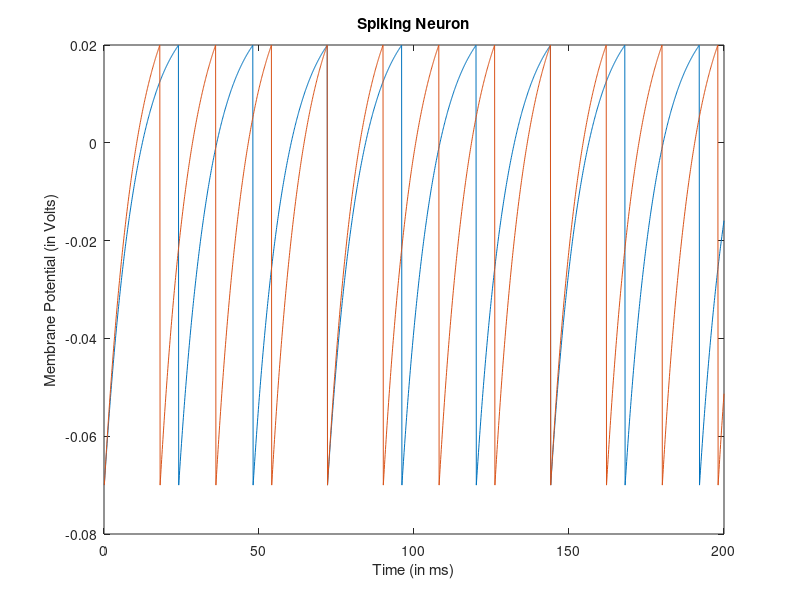

The MATLAB script that drew this image: (Note: this script raises an error after producing the figure.)
%some constants describing the model
gL = 30*10^-9 ;% mhos
EL = -70*10^-3 ;% Volts
C  = 300*10^-12 ;% Farad
VT = 20*10^-3 ;% Volts

% inputs
M = 200/0.1 ; % no. of columns (no. of delta_T time intervals that amount to T)  
N = 2 ; % no. of rows (no. of neurons) 
T = 0.2 ; % the time upto which the expt is performed
h = 0.0001 ; % delta_T

% input current matrix
Ic = gL*(VT-EL) ; %considering Ic = 1
alpha = 0.1;
I = zeros(N,M);
for i = 1:N
    I(i,1:M) = (1 + alpha*i)*Ic;
end

A = gL/C ; 
B = gL*EL ;

y = zeros(N,M);
% init condition
y(:,1) = EL; 

%runge kutta implementation
for i = 1:M-1 
    k1 = -A*y(:,i) + ( B + I(:,i) )/C ;     % @t = t0
    y1 = y(:,i) + k1*h ;                    % LHS @t = t0 + h
    k2 = -A*y1 + ( B + I(:,i+1) )/C;        % RHS @t = t0 + h
    y(:,i+1) = y(:,i) + 0.5*(k1+k2)*h ;     % @t = t0 + h
    y( (y(:,i+1)>=VT) ,i+1) = EL;
    y((y(:,i+1)>=VT),i+1) = EL;

end

t = 0.1:0.1:200;

figure(1)
for i=1:N
    plot(t,y(i,:))
    hold on
end
title('Spiking Neuron')
xlabel('Time (in ms)')
ylabel('Membrane Potential (in Volts)')

%%%%%%%%%%%%%%%%%%%%%%%%%%%%%%%%%%%%%%%%%%%%%%%%%%%%%%%%%%%%%%%%%%%%%%%%%%
t1 = find(y(2,4000:5000)==-0.07);
t2 = find(y(4,4000:5000)==-0.07);
t3 = find(y(6,4000:5000)==-0.07);
t4 = find(y(8,4000:5000)==-0.07);

avg_t1 = t1(2)-t1(1);
avg_t2 = t2(2)-t2(1);
avg_t3 = t3(2)-t3(1);
avg_t4 = t4(2)-t4(1);

avg_t = [avg_t1 avg_t2 avg_t3 avg_t4];
Iappk = [I(2) I(4) I(6) I(8)];

figure(2)
plot(Iappk,avg_t)

title('Avg time of spiking vs time')
ylabel('Time (in ms)')
xlabel('Iappk (in nA)')
